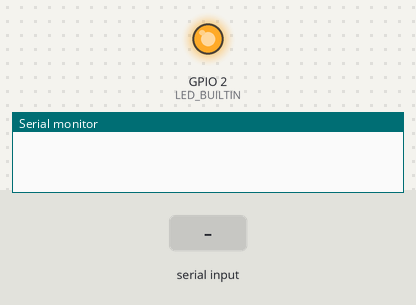
A program run on a simulated ESP8266 (NodeMCU). Parts: output pins drawn as LEDs (lit = HIGH, except the on-board LED, lit = LOW), the last lines printed to the serial monitor. The test bench sets the inputs (shaded band). WiFi joins after 1.5 s; servers stay silent unless stated; network time is answered at once with the bench clock; uploads are accepted with an empty reply; the local clock reads 2024-03-15 10:24:30 at power-on unless the program sets it.

Above: at 1.2 s.
1.3 s: "^#" received over Serial
At 4.0 s:
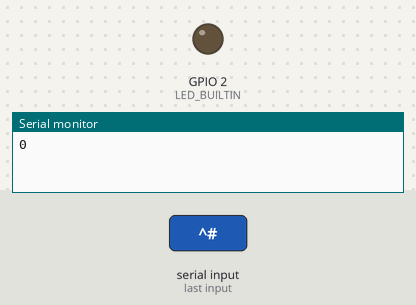
4.3 s: "$#" received over Serial
6.5 s: "1#" received over Serial
Timing chart, 0 to 14.5 s (numbered marks = the images above; inputs shaded):
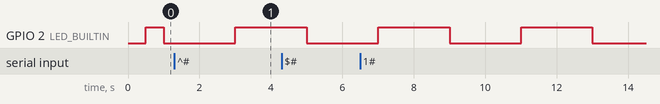

The program:

main.cpp
```cpp
// Import required libraries
#include <Arduino.h>
#include <ESP8266WiFi.h>
#include <ESP8266HTTPClient.h>
#include <NTPClient.h>
#include <WiFiUdp.h>

// wifi credentials and site for posting
#include "setup.h"

const long utcOffsetInSeconds = UTC_OFFSET * 3600;

// Define NTP Client to get time
WiFiUDP ntpUDP;
NTPClient timeClient(ntpUDP, "pool.ntp.org", utcOffsetInSeconds);

// HTTP endpoint for POSTing data
String site= POST_URL;

const int BUFFER_SIZE = 300;
WiFiClient client;

String s;
int numChars = 1000;
boolean newData = false;
int ndx = 0;
char receivedChars[1000];
char rc;

// stuff for blink-while-connected
int ledState = LOW;
unsigned long previousMillis = 0;
const long conn_blink = 2000;
const long dis_blink = 500;

// Set your access point network credentials
const char* ssid = WIFI_SSID;
const char* password = WIFI_PWD;

void blink(unsigned long interval);

void setup() {
  pinMode(LED_BUILTIN, OUTPUT);
  Serial.begin(115200);
  WiFi.begin(ssid, password);  //Connect to the WiFi network
  timeClient.begin();
}

void loop(){
  // Blink the LED while connecting
  if (WiFi.status() != WL_CONNECTED) {
    // if asked, say we have no connection
    if (Serial.available() > 0) {
      char query;
      query = Serial.read();
      if (query == '^') Serial.print(0);
    }
    blink(dis_blink);
  } else {
    if (Serial.available() > 0){
      int rlen = Serial.readBytesUntil('#', receivedChars, BUFFER_SIZE);
      rlen++;
      receivedChars[rlen] = '\0';
      s=String(receivedChars);

      if (s.substring(0,1) == "^"){
        // tell teensy we have wifi connection and are ready for data
        Serial.print(1);
      } else if (s.substring(0,1) == "$") {
        timeClient.update();
        Serial.print("T");
        Serial.println(timeClient.getEpochTime());
      } else {
        // setup connection and POST data
        HTTPClient http;    //Declare object of class HTTPClient
        http.begin(client,site);      //Specify request destination
        http.addHeader("Content-Type", "text/plain");  //Specify content-type header
        int httpCode = http.POST(s);   //Send the request
        String payload = http.getString();
        http.end();
        // send 'a' to let teensy know data has been posted and move to next data packet
        Serial.print('a');
      }
    }
  blink(conn_blink);
  }
}

void blink(unsigned long interval) {
  if (millis() - previousMillis >= interval) {
    previousMillis = millis();
    ledState = !ledState;
    digitalWrite(LED_BUILTIN, ledState);
  }
}
```

setup.h
```cpp
/* setup.h

Defines setings for MACHINELab ESP WiFi */

// Set your access point network credentials
#define WIFI_SSID "Verizon-MiFi8800L-A450"
#define WIFI_PWD "e1bd7cb9"

// HTTP endpoint for POSTing data
#define POST_URL "http://gems.whoi.edu/uploadLECS/"

// Hours offset from UTC
// #define UTC_OFFSET -4 //EDT
#define UTC_OFFSET 0 //GMT
```

Measured:
- by itself, GPIO 2 (LED_BUILTIN): alternates HIGH for 2.0 s and LOW for 2.0 s
